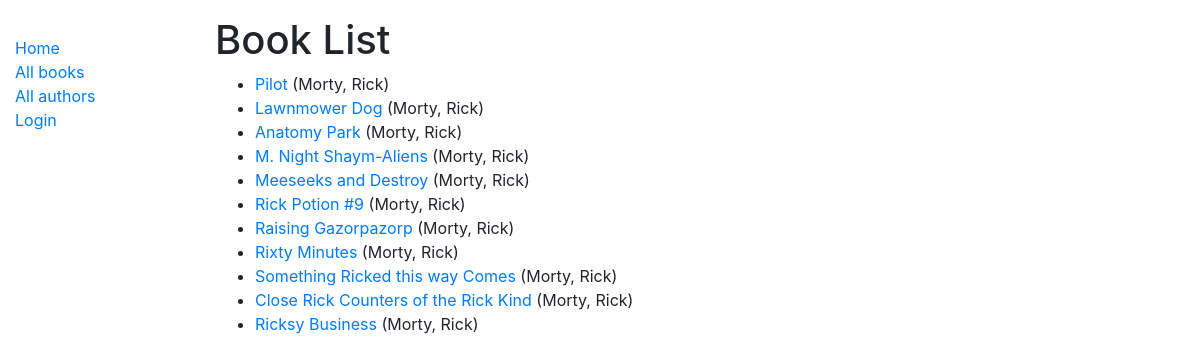
The page /books/ on the database its author committed.
### catalog/models.py (models this page shows, shortened)
class Book(models.Model):
    title = models.CharField(max_length=200)
    author = models.ForeignKey('Author', on_delete=models.SET_NULL, null=True)
    summary = models.TextField(max_length=1000, help_text="Enter a brief description of the book")
    isbn = models.CharField('ISBN', max_length=13,
                            help_text='13 Character <a href="https://www.isbn-international.org/content/what-isbn'
                                      '">ISBN number</a>')
    genre = models.ManyToManyField(Genre, help_text="Select a genre for this book")
    language = models.ForeignKey('Language', on_delete=models.SET_NULL, null=True)
    def display_genre(self):
        return ', '.join([genre.name for genre in self.genre.all()[:3]])
    display_genre.short_description = 'Genre'
    class Meta:
        ordering = ['id']
    def get_absolute_url(self):
        return reverse('book-detail', args=[str(self.id)])

class Author(models.Model):
    first_name = models.CharField(max_length=100)
    last_name = models.CharField(max_length=100)
    date_of_birth = models.DateField(null=True, blank=True)
    date_of_death = models.DateField('died', null=True, blank=True)
    class Meta:
        ordering = ['last_name', 'first_name']
    def __str__(self):
        return '{0}, {1}'.format(self.last_name, self.first_name)

### catalog/views.py (the view)
# urls.py: path('books/', views.BookListView.as_view(), name='books'),
class BookListView(generic.ListView):
    model = Book
    context_object_name = 'book_list'   # template for jinja variable
    queryset = Book.objects.all() # get all books  for the homepage
    paginate_by = 20
    """
    # this is the same as above
    def get_context_data(self, **kwargs):
        context = super(BookListView, self).get_context_data(**kwargs)
        context['book_list'] = self.queryset
        return context
    """

### catalog/templates/catalog/book_list.html
{% extends "catalog/base.html" %}
{% block content %}
  <h1>Book List</h1>
  {% if book_list %}
  <ul>
    {% for book in book_list %}
      <li>
        <a href="{{ book.get_absolute_url }}">{{ book.title }}</a> ({{book.author}})
      </li>
    {% endfor %}
  </ul>
  {% else %}
    <p>There are no books in the library.</p>
  {% endif %}
{% endblock content %}

### catalog/templates/catalog/base.html (shortened to what this page needs)
<!DOCTYPE html>{% load static %}
<html lang="en">
<head>
  <link rel="stylesheet" href="https://stackpath.bootstrapcdn.com/bootstrap/4.1.3/css/bootstrap.min.css">
  <link rel="stylesheet" href="{% static 'catalog/main.css' %}">
  {% load static %}
</head>
<body>
  <div class="container-fluid mt-3">
    <div class="row">
      <div class="col-sm-2">
      {% block sidebar %}
        <ul class="sidebar-nav">
          <li><a href="{% url 'index' %}">Home</a></li>
          <li><a href="{% url 'books' %}">All books</a></li>
          <li><a href="{% url 'authors' %}">All authors</a></li>
          {% if user.is_authenticated %}
          <li>User: {{ user.get_username }}</li>
          <li><a href="{% url 'my-borrowed' %}">My Borrowed</a></li>
          <li><a href="{% url 'logout'%}?next={{request.path}}">Logout</a></li>
          {% else %}
          <li><a href="{% url 'login'%}?next={{request.path}}">Login</a></li>
          {% endif %}
          </ul>
     {% endblock %}
      </div>
      <div class="col-sm-10 ">
        {% block content %}{% endblock content %}
      </div>
    </div>
  </div>
</body>
</html>

### catalog/static/catalog/main.css (style rules this page uses)
.sidebar-nav { margin-top: 20px; padding: 0; list-style: none; }

### rows shown on the page
Book: title "Pilot", author "Morty, Rick"
Book: title "Lawnmower Dog", author "Morty, Rick"
Book: title "Anatomy Park", author "Morty, Rick"
Book: title "M. Night Shaym-Aliens", author "Morty, Rick"
Book: title "Meeseeks and Destroy", author "Morty, Rick"
Book: title "Rick Potion #9", author "Morty, Rick"
Book: title "Raising Gazorpazorp", author "Morty, Rick"
Book: title "Rixty Minutes", author "Morty, Rick"
Book: title "Something Ricked this way Comes", author "Morty, Rick"
Book: title "Close Rick Counters of the Rick Kind", author "Morty, Rick"
Book: title "Ricksy Business", author "Morty, Rick"
